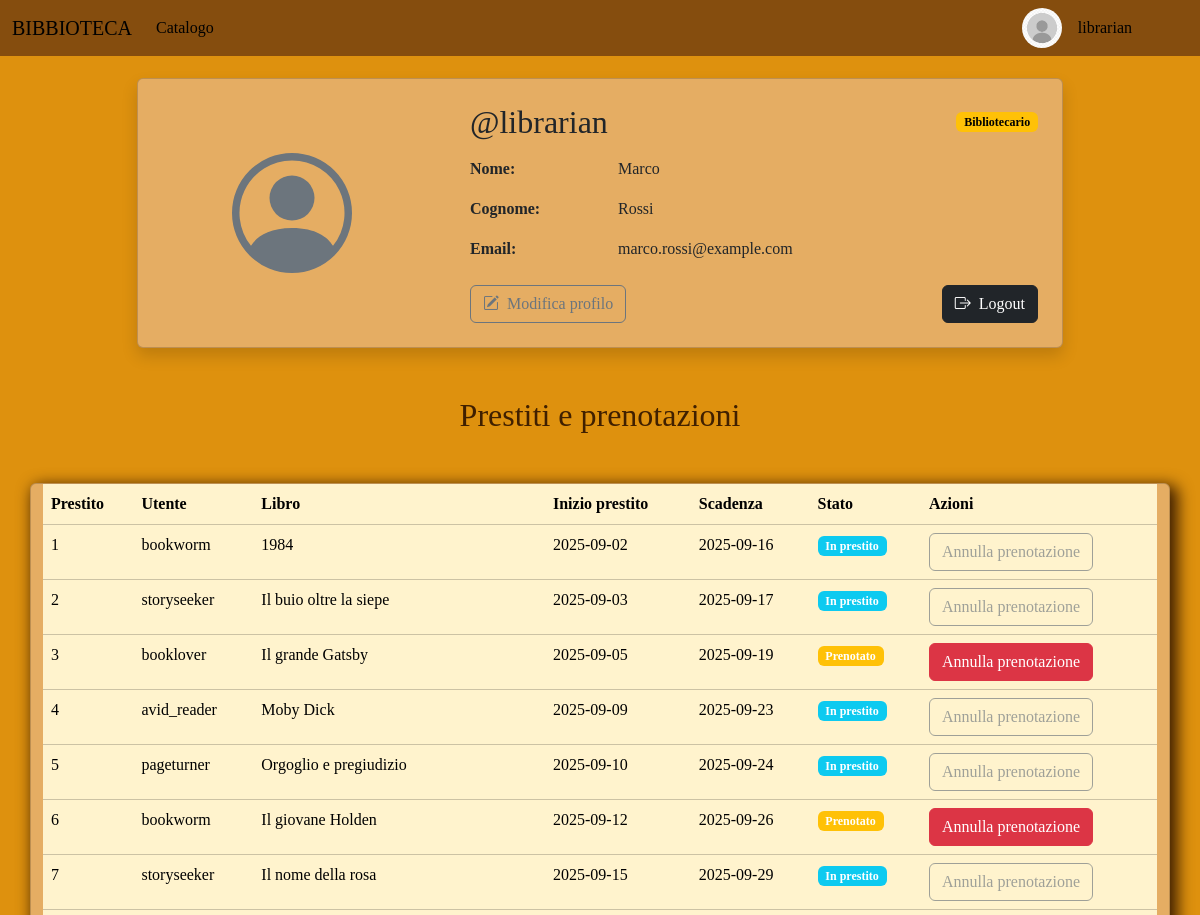
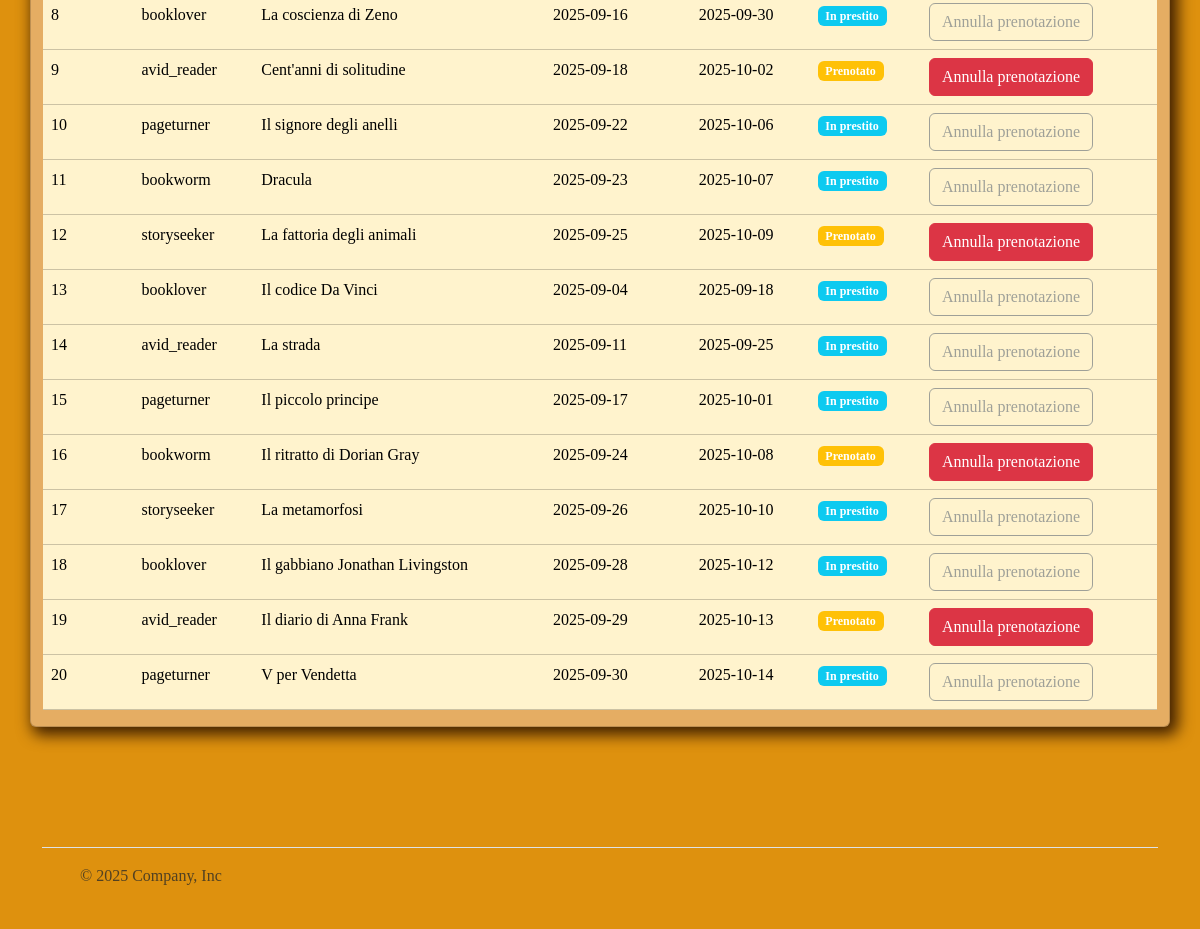
The page /profile (signed in) on the database as committed earlier (2 pictures, top to bottom).
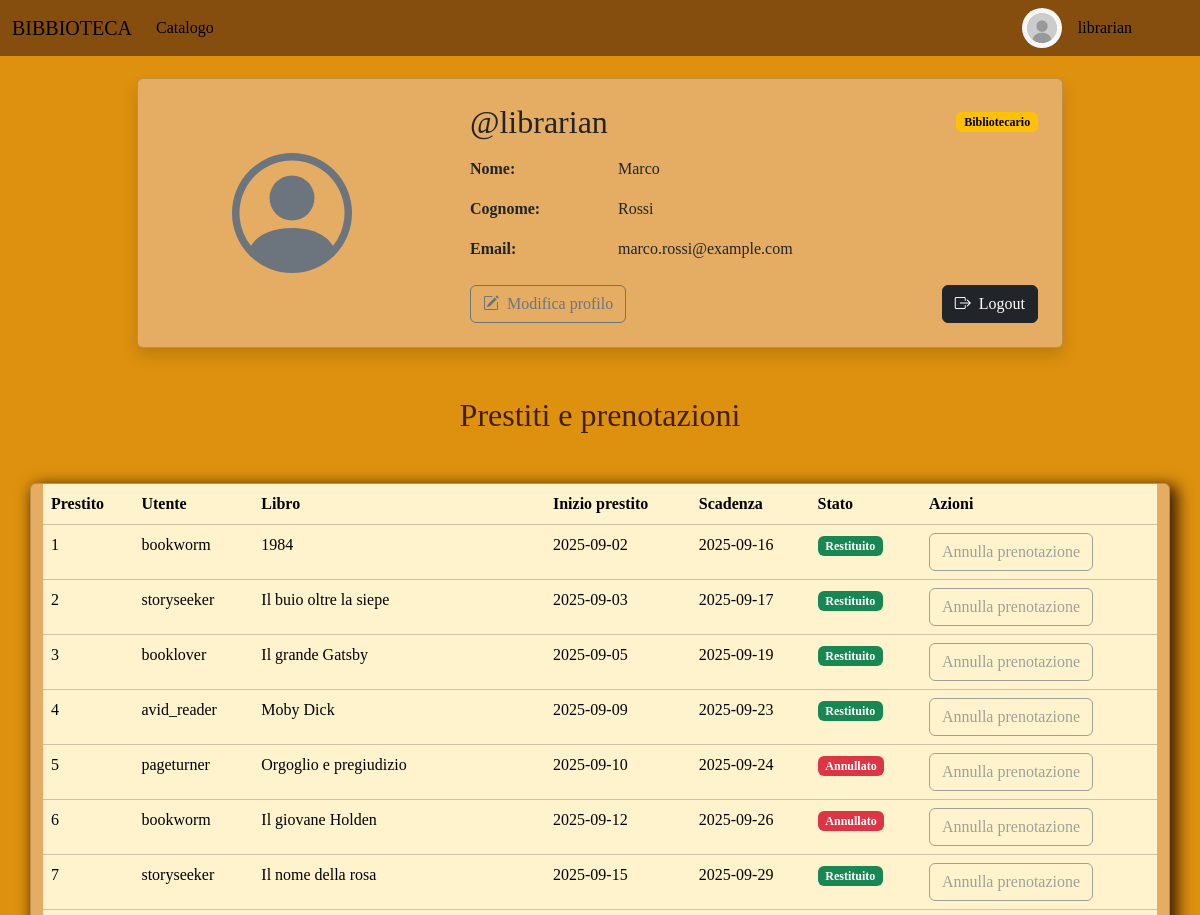
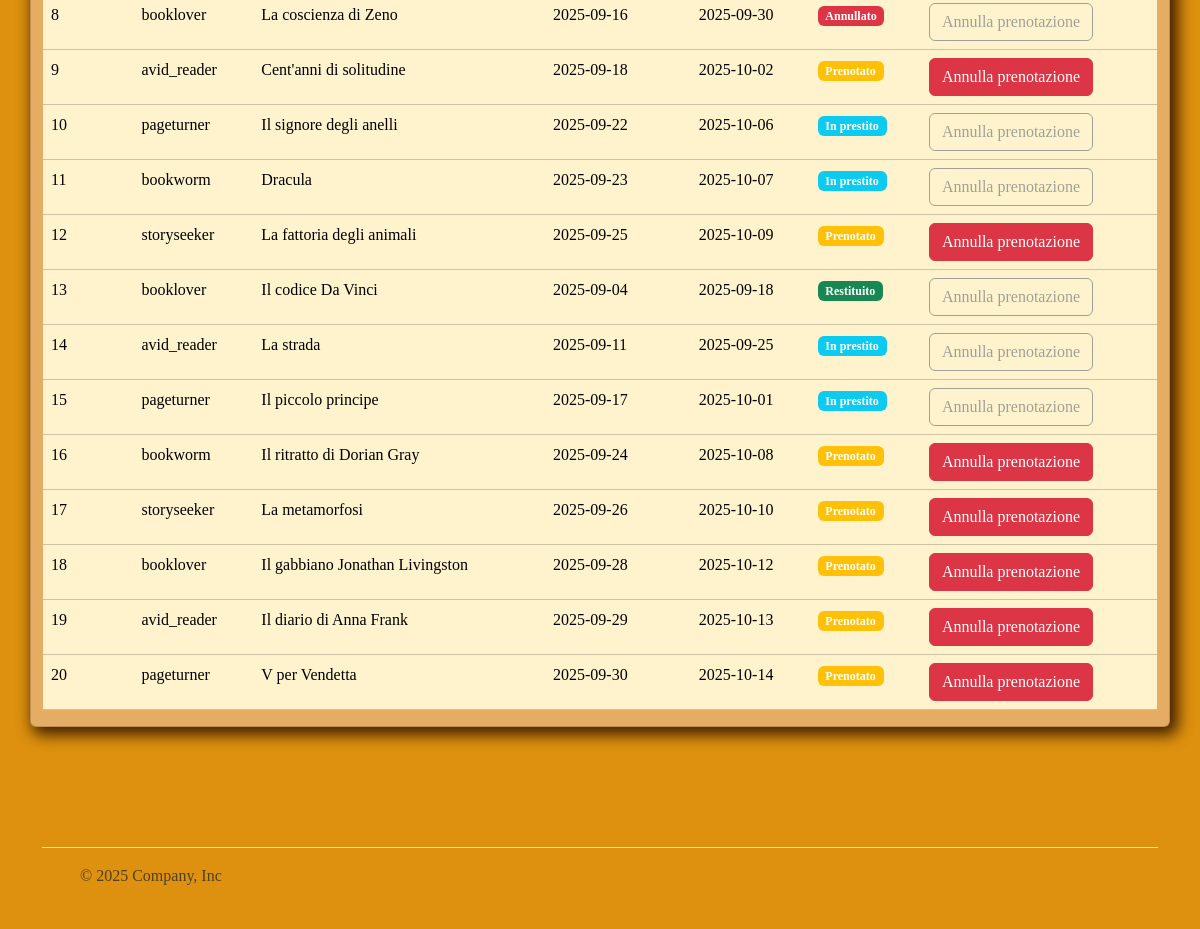
The same page on the database as committed later (2 pictures, top to bottom).
### tables this page shows
CREATE TABLE "loans" (
        "id" INTEGER NOT NULL UNIQUE,
        "user_id" INTEGER NOT NULL,
        "book_id" INTEGER NOT NULL,
        "start_date" TEXT NOT NULL,
        "due_date" TEXT NOT NULL,
        "return_date" TEXT,
        "status" INTEGER NOT NULL,
        PRIMARY KEY("id" AUTOINCREMENT),
        FOREIGN KEY("user_id") REFERENCES "users"("id"),
        FOREIGN KEY("book_id") REFERENCES "books"("id")
    );

CREATE TABLE "users" (
        "id" INTEGER NOT NULL UNIQUE,
        "username" TEXT NOT NULL UNIQUE,
        "name" TEXT NOT NULL,
        "surname" TEXT NOT NULL,
        "email" TEXT NOT NULL UNIQUE,
        "password" TEXT NOT NULL,
        "role" INTEGER NOT NULL,
        "pfp" TEXT,
        PRIMARY KEY("id" AUTOINCREMENT)
    );

CREATE TABLE "books" (
        "id" INTEGER NOT NULL UNIQUE,
        "title" TEXT NOT NULL,
        "author" TEXT NOT NULL,
        "genre" INTEGER NOT NULL,
        "publication_year" INTEGER NOT NULL,
        "description" TEXT,
        "cover" TEXT,
        "total_copies" INTEGER NOT NULL,
        "available_copies" INTEGER NOT NULL,
        PRIMARY KEY("id" AUTOINCREMENT),
        FOREIGN KEY("genre") REFERENCES "genres"("id")
    );

### app.py (the view)
@app.route("/profile", methods=["GET", "POST"])
@login_required
def profile():
    if not current_user:
        flash("Utente non trovato", "danger")
        return redirect(url_for("home"))
    template_data = {
        "username": current_user.username,
        "name": current_user.name,
        "surname": current_user.surname,
        "email": current_user.email,
        "pfp": current_user.pfp,
    }
    current_date = date.today()
    template_data["current_date"] = current_date
    if current_user.role == 0:
        user_loans = loans_dao.get_loans_by_user(current_user.id)
        loans = []
        for loan in user_loans:
            book = books_dao.get_book_by_id(loan["book_id"])
            if not book:
                flash(f"Libro con ID {loan['book_id']} non trovato", "warning")
                return redirect(url_for("profile"))
            genre = genres_dao.get_genre_by_id(book["genre"])
            if not genre:
                flash(f"Genere con ID {book['genre']} non trovato", "warning")
                return redirect(url_for("profile"))
            loan["genre_name"] = genre["name"]
            loan["genre_id"] = genre["id"]
            loan["book_title"] = book["title"]
            loan["book_author"] = book["author"]
            loan["book_year"] = book["publication_year"]
            loan["book_desccription"] = book["description"]
            loan["book_cover"] = book["cover"]
            loan["book_total"] = book["total_copies"]
            loan["book_available"] = book["available_copies"]
            loan["start_date"] = datetime.strptime(
                loan["start_date"], "%Y-%m-%d"
            ).date()
            loan["due_date"] = datetime.strptime(loan["due_date"], "%Y-%m-%d").date()
            loan["show_warning"] = (loan["due_date"] - current_date).days <= 3 and loan[
                "status"
            ] == 1
            loans.append(loan)
        template_data["loans"] = loans
        catalogue = books_dao.get_all_books()
        recommended_books = []
        for book in catalogue:
            for loan in user_loans:
                if (
                    book["genre"] == loan["genre_id"]
                    and book["id"] != loan["book_id"]
                    and book not in recommended_books
                    and loan['status'] == 2
                ):
                    recommended_books.append(book)
        template_data["recommended_books"] = recommended_books[:6]
    elif current_user.role == 1:
        loans_raw = loans_dao.get_all_loans()
        loans = []
        for loan in loans_raw:
            user = users_dao.get_user_by_id(loan["user_id"])
            if not user:
                flash(f"Utente con ID {loan['user_id']} non trovato", "warning")
                return redirect(url_for("profile"))
            book = books_dao.get_book_by_id(loan["book_id"])
            if not book:
                flash(f"Libro con ID {loan['book_id']} non trovato", "warning")
                return redirect(url_for("profile"))
            genre = genres_dao.get_genre_by_id(book["genre"])
            if not genre:
                flash(f"Genere con ID {book['genre']} non trovato", "warning")
                return redirect(url_for("profile"))
            loan["genre_name"] = genre["name"]
            loan["book_title"] = book["title"]
            loan["book_id"] = book["id"]
            loan["book_author"] = book["author"]
            loan["book_year"] = book["publication_year"]
            loan["book_desccription"] = book["description"]
            loan["book_cover"] = book["cover"]
            loan["book_total"] = book["total_copies"]
            loan["book_available"] = book["available_copies"]
            loan["user_id"] = user["id"]
            loan["user_username"] = user["username"]
            loan["user_name"] = user["name"]
            loan["user_surname"] = user["surname"]
            loan["user_email"] = user["email"]
            loan["user_pw"] = user["password"]
            loan["user_role"] = user["role"]
            loan["user_pfp"] = user["pfp"]
            loan["start_date"] = datetime.strptime(
                loan["start_date"], "%Y-%m-%d"
            ).date()
            loan["due_date"] = datetime.strptime(loan["due_date"], "%Y-%m-%d").date()
            loans.append(loan)
        template_data["loans"] = loans
    return render_template("profile.html", **template_data)

### app.py (called while the page is built)
@login_manager.user_loader
def load_user(user_id):
    db_user = users_dao.get_user_by_id(user_id)
    if not db_user:
        return None
    user = User(
        id=db_user["id"],
        username=db_user["username"],
        password=db_user["password"],
        name=db_user["name"],
        surname=db_user["surname"],
        email=db_user["email"],
        pfp=db_user["pfp"],
        role=db_user["role"],
    )
    return user

### utils/books_dao.py (called while the page is built)
def get_book_by_id(book_id: int):
    query = "SELECT * FROM books WHERE id = ?"
    conn = sqlite3.connect(ROOT_PATH + DB_PATH)
    cursor = conn.cursor()
    cursor.execute(query, (book_id,))
    book = cursor.fetchone()
    cursor.close()
    conn.close()
    if book:
        return {
            "id": book[0],
            "title": book[1],
            "author": book[2],
            "genre": book[3],
            "publication_year": book[4],
            "description": book[5],
            "cover": book[6],
            "total_copies": book[7],
            "available_copies": book[8],
        }
    return None

### templates/profile.html (shortened to what the changed rows need)
{% extends "base.html" %}
{% block content %}
<div class="container py-5">
    <div class="row justify-content-center">
        <div class="col-lg-10">
            <div class="card mb-5 shadow">
                <div class="row g-0">
                    <div class="col-md-8">
                        <div class="card-body p-4">
                            <div class="d-flex justify-content-between align-items-center mb-3">
                                <h2 class="card-title mb-0">@{{ current_user.username }}</h2>
                            </div>
                        </div>
                    </div>
                </div>
            </div>
        </div>
    </div>
    <div class="row">
        {% if current_user.role == 0 %}
        <div class="text-start ">
            <h3>I tuoi prestiti</h3>
        </div>
        <div class="row row-cols-2 row-cols-md-5 row-cols-lg-9 g-4">
            {% for loan in loans %}
            {% if loan['status'] == 0 or loan['status'] == 1 %}
            <div class="col">
                <div class="card h-100 rounded-0">
                        <img src="{{ url_for('static', filename=loan.book_cover) }}" class="card-img-top rounded-0" alt="immagine"
                            style="object-fit: contain;">
                    <div class="card-body">
                        <h5 class="card-title">{{loan.book_title}}</h5>
                        <p class="card-text">{{loan.book_author}}</p>
                        <p class="card-text">Inizio prestito: {{loan['start_date']}}</p>
                        <p class="card-text">Scadenza: {{loan['due_date']}}</p>
                    </div>
                    {% if loan['status'] == 0 and loan['start_date'] <= current_date <= loan['due_date'] %}
                    <form method="POST" action="{{url_for('start_loan', loan_id=loan['id'])}}">
                        <div class="d-flex conteiner mt-auto justify-content-end mb-4 me-4">
                            <input type="hidden" name="action" value="start_loan">
                            <button type="submit" class="btn btn-danger btn-sm">Ritira</button>
                        </div>
                    </form>
                    {% endif %}
                    {% if loan['status'] == 1 %}
                    <form method="POST" action="{{url_for('return_loan', loan_id=loan['id'])}}">
                        <div class="d-flex conteiner mt-auto justify-content-end mb-4 me-4">
                            <input type="hidden" name="action" value="return_loan">
                            <button type="submit" class="btn btn-danger btn-sm">Restituisci</button>
                        </div>
                    </form>
                    {% if loan.show_warning %}
                    <div class="d-flex conteiner mt-auto justify-content-end mb-4 me-4">
                        <span class="badge rounded-pill text-bg-warning bg-opacity-75 ">Sta per scadere il
                            prestito</span>
                    </div>
                    {% endif %}
                    {% elif loan['status'] == 0 %}
                    <form method="POST" action="{{ url_for('dismiss_loan', loan_id=loan['id']) }}">
                        <div class="d-flex conteiner mt-auto justify-content-end mb-4 me-4">
                            <input type="hidden" name="action" value="dismiss_loan">
                            <button type="submit" class="btn btn-danger btn-sm">Annulla
                                prenotazione</button>
                        </div>
                    </form>
                    {% endif %}
                </div>
            </div>
            {% endif %}
            {% endfor %}
        </div>
        {% for loan in loans %}
        {% if loan['status'] == 2 %}
        <div class="text-start mt-5">
            <h5>Le tue letture precedenti</h5>
        </div>
        <div class="row row-cols-2 row-cols-md-5 row-cols-lg-9 g-4">
            <div class="col">
                <div class="card h-100 rounded-0">
                    <div class="ratio ratio-1x1">
                        <img src="{{ url_for('static', filename=loan.book_cover) }}" class="card-img-top" alt=""
                            style="object-fit: contain;">
                    </div>
                    <div class="card-body">
                        <h5 class="card-title">{{loan.book_title}}</h5>
                        <p class="card-text">{{loan.book_author}}</p>
                        <p class="card-text">Restituito il: {{loan['due_date']}}</p>
                    </div>
                </div>
            </div>
        </div>
        {% endif %}
        {% endfor %}
        {% if book in recommended_books %}
        <div class="text-start mt-5">
            <h5>In base alle tue letture precedenti ti consigliamo:</h5>
        </div>
        <div class="row row-cols-2 row-cols-md-5 row-cols-lg-9 g-4">
            {% for book in recommended_books %}
            <div class="col">
                <div class="card h-100 rounded-0">
                    <a href="{{ url_for('book', id=book.id) }}">
                        <img src="{{ url_for('static', filename=book.cover) }}" class="card-img-top" alt="..."
                            alt="immagine" style="object-fit: contain;"></a>
                    <div class="card-body">
                        <h5 class="card-title">{{book.title}}</h5>
                        <p class="card-text">{{book.author}}</p>
                        <a href="{{ url_for('book', id=book.id)}}"
                            class="link-secondary link-offset-2 link-underline-opacity-25 link-underline-opacity-100-hover">Scopri
                            di più</a>
                    </div>
                </div>
            </div>
            {% endfor %}
        </div>
        {% endif %}
        {% elif current_user.role == 1 %}
        <h2 class="text text-center mb-5">Prestiti e prenotazioni</h2>
            <div class="card mb-5 table-responsive">
                <table class="table table-hover table-warning">
                    <thead>
                        <tr>
                            <th>Prestito</th>
                            <th>Utente</th>
                            <th>Libro</th>
                            <th>Inizio prestito</th>
                            <th>Scadenza</th>
                            <th>Stato</th>
                            <th>Azioni</th>
                        </tr>
                    </thead>
                    <tbody>
                        {% for loan in loans %}
                        <tr>
                            <td>{{loan['id']}}</td>
                            <td>{{loan['user_username']}}</td>
                            <td>{{loan['book_title']}}</td>
                            <td>{{loan['start_date']}}</td>
                            <td>{{loan['due_date']}}</td>
                            <td>
                                {% if loan['status'] == 0 %}
                                <span class="badge bg-warning">Prenotato</span>
                                {% elif loan['status'] == 1 %}
                                <span class="badge bg-info">In prestito</span>
                                {% elif loan['status'] == 2 %}
                                <span class="badge bg-success">Restituito</span>
                                {% elif loan['status'] == 3 %}
                                <span class="badge bg-danger">Annullato</span>
                                {% endif %}
                            </td>
                            <td>
                                {% if loan['status'] == 0 %}
                                <form method="post" action="{{ url_for('dismiss_loan', loan_id=loan['id']) }}">
                                    <div class="d-flex">
                                        <button type="submit" name="action" value="update"
                                            class="btn btn-danger">Annulla
                                            prenotazione</button>
                                    </div>
                                </form>
                                {% else %}
                                <div class="d-flex">
                                    <button type="submit" name="action" value="update" class="btn btn-outline-secondary"
                                        disabled>Annulla
                                        prenotazione</button>
                                </div>
                                {% endif %}
                            </td>
                        </tr>
                        {% endfor %}
                    </tbody>
                </table>
            </div>
            {% endif %}
    </div>
</div>
{% endblock %}

Rows that differ between the two databases and show on the page:
changed loans (number 1 of 20 on the later page): text "In prestito" → "Restituito"
changed loans "Il buio oltre la siepe": text "In prestito" → "Restituito"
changed loans "Il grande Gatsby": text "Prenotato" → "Restituito"
changed loans "Moby Dick": text "In prestito" → "Restituito"
changed loans "Orgoglio e pregiudizio": text "In prestito" → "Annullato"
changed loans "Il giovane Holden": text "Prenotato" → "Annullato"
changed loans "Il nome della rosa": text "In prestito" → "Restituito"
changed loans "La coscienza di Zeno": text "In prestito" → "Annullato"
changed loans "Il codice Da Vinci": text "In prestito" → "Restituito"
changed loans "La metamorfosi": text "In prestito" → "Prenotato"
changed loans "Il gabbiano Jonathan Livingston": text "In prestito" → "Prenotato"
changed loans "V per Vendetta": text "In prestito" → "Prenotato"
